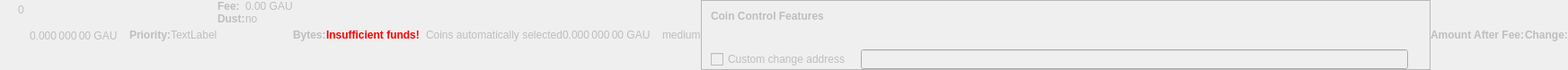
    <widget class="QWidget" name="dummyHideWidget" native="true">
     <property name="enabled">
      <bool>false</bool>
     </property>
     <property name="maximumSize">
      <size>
       <width>100</width>
       <height>22</height>
      </size>
     </property>
     <layout class="QHBoxLayout" name="dummyHideLayout">
      <property name="spacing">
       <number>0</number>
      </property>
      <property name="margin">
       <number>0</number>
      </property>
      <item>
       <layout class="QFormLayout" name="formLayoutCoinControl1">
        <property name="horizontalSpacing">
         <number>10</number>
        </property>
        <property name="verticalSpacing">
         <number>14</number>
        </property>
        <property name="leftMargin">
         <number>10</number>
        </property>
        <property name="topMargin">
         <number>4</number>
        </property>
        <property name="rightMargin">
         <number>6</number>
        </property>
        <item row="0" column="1">
         <widget class="QLabel" name="labelCoinControlBytes">
          <property name="cursor">
           <cursorShape>IBeamCursor</cursorShape>
          </property>
          <property name="contextMenuPolicy">
           <enum>Qt::ActionsContextMenu</enum>
          </property>
          <property name="text">
           <string notr="true">0</string>
          </property>
          <property name="textInteractionFlags">
           <set>Qt::LinksAccessibleByMouse|Qt::TextSelectableByKeyboard|Qt::TextSelectableByMouse</set>
          </property>
         </widget>
        </item>
       </layout>
      </item>
      <item>
       <widget class="QLabel" name="labelCoinControlAfterFee">
        <property name="enabled">
         <bool>false</bool>
        </property>
        <property name="sizePolicy">
         <sizepolicy hsizetype="Fixed" vsizetype="Fixed">
          <horstretch>0</horstretch>
          <verstretch>0</verstretch>
         </sizepolicy>
        </property>
        <property name="minimumSize">
         <size>
          <width>111</width>
          <height>12</height>
         </size>
        </property>
        <property name="maximumSize">
         <size>
          <width>111</width>
          <height>12</height>
         </size>
        </property>
        <property name="cursor">
         <cursorShape>IBeamCursor</cursorShape>
        </property>
        <property name="contextMenuPolicy">
         <enum>Qt::ActionsContextMenu</enum>
        </property>
        <property name="text">
         <string notr="true">0.000 000 00 GAU</string>
        </property>
        <property name="textInteractionFlags">
         <set>Qt::LinksAccessibleByMouse|Qt::TextSelectableByKeyboard|Qt::TextSelectableByMouse</set>
        </property>
       </widget>
      </item>
      <item>
       <widget class="QLabel" name="labelCoinControlPriorityText">
        <property name="enabled">
         <bool>false</bool>
        </property>
        <property name="font">
         <font>
          <weight>75</weight>
          <bold>true</bold>
         </font>
        </property>
        <property name="text">
         <string>Priority:</string>
        </property>
       </widget>
      </item>
      <item>
       <layout class="QHBoxLayout" name="horizontalLayout">
        <item>
         <widget class="QLabel" name="WarningLabel">
          <property name="text">
           <string>TextLabel</string>
          </property>
         </widget>
        </item>
       </layout>
      </item>
      <item>
       <layout class="QFormLayout" name="formLayoutCoinControl3">
        <property name="horizontalSpacing">
         <number>0</number>
        </property>
        <property name="verticalSpacing">
         <number>0</number>
        </property>
        <property name="leftMargin">
         <number>0</number>
        </property>
        <property name="topMargin">
         <number>0</number>
        </property>
        <property name="rightMargin">
         <number>0</number>
        </property>
        <item row="0" column="0">
         <widget class="QLabel" name="labelCoinControlFeeText">
          <property name="enabled">
           <bool>false</bool>
          </property>
          <property name="font">
           <font>
            <weight>75</weight>
            <bold>true</bold>
           </font>
          </property>
          <property name="text">
           <string>Fee:</string>
          </property>
          <property name="margin">
           <number>0</number>
          </property>
         </widget>
        </item>
        <item row="0" column="1">
         <widget class="QLabel" name="labelCoinControlFee">
          <property name="enabled">
           <bool>false</bool>
          </property>
          <property name="cursor">
           <cursorShape>IBeamCursor</cursorShape>
          </property>
          <property name="contextMenuPolicy">
           <enum>Qt::ActionsContextMenu</enum>
          </property>
          <property name="text">
           <string notr="true">0.00 GAU</string>
          </property>
          <property name="textInteractionFlags">
           <set>Qt::LinksAccessibleByMouse|Qt::TextSelectableByKeyboard|Qt::TextSelectableByMouse</set>
          </property>
         </widget>
        </item>
        <item row="1" column="0">
         <widget class="QLabel" name="labelCoinControlLowOutputText">
          <property name="enabled">
           <bool>false</bool>
          </property>
          <property name="font">
           <font>
            <weight>75</weight>
            <bold>true</bold>
           </font>
          </property>
          <property name="text">
           <string>Dust:</string>
          </property>
         </widget>
        </item>
        <item row="1" column="1">
         <widget class="QLabel" name="labelCoinControlLowOutput">
          <property name="enabled">
           <bool>false</bool>
          </property>
          <property name="cursor">
           <cursorShape>IBeamCursor</cursorShape>
          </property>
          <property name="contextMenuPolicy">
           <enum>Qt::ActionsContextMenu</enum>
          </property>
          <property name="text">
           <string>no</string>
          </property>
          <property name="textInteractionFlags">
           <set>Qt::LinksAccessibleByMouse|Qt::TextSelectableByKeyboard|Qt::TextSelectableByMouse</set>
          </property>
         </widget>
        </item>
       </layout>
      </item>
      <item>
       <widget class="QLabel" name="labelCoinControlBytesText">
        <property name="enabled">
         <bool>false</bool>
        </property>
        <property name="font">
         <font>
          <weight>75</weight>
          <bold>true</bold>
         </font>
        </property>
        <property name="text">
         <string>Bytes:</string>
        </property>
       </widget>
      </item>
      <item>
       <layout class="QFormLayout" name="formLayoutCoinControl2">
        <property name="horizontalSpacing">
         <number>0</number>
        </property>
        <property name="verticalSpacing">
         <number>0</number>
        </property>
        <property name="leftMargin">
         <number>0</number>
        </property>
        <property name="topMargin">
         <number>0</number>
        </property>
        <property name="rightMargin">
         <number>0</number>
        </property>
       </layout>
      </item>
      <item>
       <layout class="QHBoxLayout" name="horizontalLayoutCoinControl2">
        <property name="spacing">
         <number>0</number>
        </property>
        <property name="bottomMargin">
         <number>0</number>
        </property>
       </layout>
      </item>
      <item>
       <widget class="QLabel" name="labelCoinControlInsuffFunds">
        <property name="enabled">
         <bool>false</bool>
        </property>
        <property name="minimumSize">
         <size>
          <width>0</width>
          <height>0</height>
         </size>
        </property>
        <property name="font">
         <font>
          <weight>75</weight>
          <bold>true</bold>
         </font>
        </property>
        <property name="styleSheet">
         <string notr="true">color:red;font-weight:bold;</string>
        </property>
        <property name="text">
         <string>Insufficient funds!</string>
        </property>
        <property name="margin">
         <number>5</number>
        </property>
       </widget>
      </item>
      <item>
       <layout class="QFormLayout" name="formLayoutCoinControl4">
        <property name="horizontalSpacing">
         <number>0</number>
        </property>
        <property name="verticalSpacing">
         <number>0</number>
        </property>
        <property name="leftMargin">
         <number>0</number>
        </property>
        <property name="topMargin">
         <number>0</number>
        </property>
        <property name="rightMargin">
         <number>0</number>
        </property>
       </layout>
      </item>
      <item>
       <widget class="QLabel" name="labelCoinControlChangeLabel">
        <property name="enabled">
         <bool>false</bool>
        </property>
        <property name="sizePolicy">
         <sizepolicy hsizetype="Preferred" vsizetype="Expanding">
          <horstretch>0</horstretch>
          <verstretch>0</verstretch>
         </sizepolicy>
        </property>
        <property name="minimumSize">
         <size>
          <width>0</width>
          <height>0</height>
         </size>
        </property>
        <property name="text">
         <string/>
        </property>
        <property name="margin">
         <number>3</number>
        </property>
       </widget>
      </item>
      <item>
       <widget class="QLabel" name="labelCoinControlAutomaticallySelected">
        <property name="enabled">
         <bool>false</bool>
        </property>
        <property name="sizePolicy">
         <sizepolicy hsizetype="Fixed" vsizetype="Fixed">
          <horstretch>0</horstretch>
          <verstretch>0</verstretch>
         </sizepolicy>
        </property>
        <property name="minimumSize">
         <size>
          <width>0</width>
          <height>0</height>
         </size>
        </property>
        <property name="maximumSize">
         <size>
          <width>240</width>
          <height>16777215</height>
         </size>
        </property>
        <property name="text">
         <string>Coins automatically selected</string>
        </property>
        <property name="margin">
         <number>5</number>
        </property>
       </widget>
      </item>
      <item>
       <widget class="QLabel" name="labelCoinControlChange">
        <property name="enabled">
         <bool>false</bool>
        </property>
        <property name="sizePolicy">
         <sizepolicy hsizetype="Fixed" vsizetype="Fixed">
          <horstretch>0</horstretch>
          <verstretch>0</verstretch>
         </sizepolicy>
        </property>
        <property name="minimumSize">
         <size>
          <width>111</width>
          <height>0</height>
         </size>
        </property>
        <property name="maximumSize">
         <size>
          <width>111</width>
          <height>16777215</height>
         </size>
        </property>
        <property name="cursor">
         <cursorShape>IBeamCursor</cursorShape>
        </property>
        <property name="contextMenuPolicy">
         <enum>Qt::ActionsContextMenu</enum>
        </property>
        <property name="text">
         <string notr="true">0.000 000 00 GAU</string>
        </property>
        <property name="textInteractionFlags">
         <set>Qt::LinksAccessibleByMouse|Qt::TextSelectableByKeyboard|Qt::TextSelectableByMouse</set>
        </property>
       </widget>
      </item>
      <item>
       <widget class="QLabel" name="labelCoinControlPriority">
        <property name="enabled">
         <bool>false</bool>
        </property>
        <property name="cursor">
         <cursorShape>IBeamCursor</cursorShape>
        </property>
        <property name="contextMenuPolicy">
         <enum>Qt::ActionsContextMenu</enum>
        </property>
        <property name="text">
         <string>medium</string>
        </property>
        <property name="textInteractionFlags">
         <set>Qt::LinksAccessibleByMouse|Qt::TextSelectableByKeyboard|Qt::TextSelectableByMouse</set>
        </property>
       </widget>
      </item>
      <item>
       <widget class="QFrame" name="frameCoinControl">
        <property name="sizePolicy">
         <sizepolicy hsizetype="Expanding" vsizetype="Expanding">
          <horstretch>0</horstretch>
          <verstretch>0</verstretch>
         </sizepolicy>
        </property>
        <property name="maximumSize">
         <size>
          <width>16777215</width>
          <height>16777215</height>
         </size>
        </property>
        <property name="frameShape">
         <enum>QFrame::StyledPanel</enum>
        </property>
        <property name="frameShadow">
         <enum>QFrame::Sunken</enum>
        </property>
        <layout class="QVBoxLayout" name="verticalLayoutCoinControl2_2">
         <property name="spacing">
          <number>0</number>
         </property>
         <property name="margin">
          <number>0</number>
         </property>
         <item>
          <layout class="QVBoxLayout" name="verticalLayoutCoinControl" stretch="0,0,0,1">
           <property name="spacing">
            <number>0</number>
           </property>
           <property name="leftMargin">
            <number>10</number>
           </property>
           <property name="topMargin">
            <number>10</number>
           </property>
           <item>
            <layout class="QHBoxLayout" name="horizontalLayoutCoinControl1">
             <property name="bottomMargin">
              <number>15</number>
             </property>
             <item>
              <widget class="QLabel" name="labelCoinControlFeatures">
               <property name="enabled">
                <bool>false</bool>
               </property>
               <property name="sizePolicy">
                <sizepolicy hsizetype="Preferred" vsizetype="Maximum">
                 <horstretch>0</horstretch>
                 <verstretch>0</verstretch>
                </sizepolicy>
               </property>
               <property name="font">
                <font>
                 <weight>75</weight>
                 <bold>true</bold>
                </font>
               </property>
               <property name="styleSheet">
                <string notr="true">font-weight:bold;</string>
               </property>
               <property name="text">
                <string>Coin Control Features</string>
               </property>
              </widget>
             </item>
            </layout>
           </item>
           <item>
            <widget class="QWidget" name="widgetCoinControl" native="true">
             <property name="sizePolicy">
              <sizepolicy hsizetype="Preferred" vsizetype="Preferred">
               <horstretch>0</horstretch>
               <verstretch>0</verstretch>
              </sizepolicy>
             </property>
             <property name="minimumSize">
              <size>
               <width>0</width>
               <height>0</height>
              </size>
             </property>
             <property name="styleSheet">
              <string notr="true"/>
             </property>
             <layout class="QHBoxLayout" name="horizontalLayoutCoinControl5_2">
              <property name="margin">
               <number>0</number>
              </property>
              <item>
               <layout class="QHBoxLayout" name="horizontalLayoutCoinControl3">
                <property name="spacing">
                 <number>20</number>
                </property>
                <property name="topMargin">
                 <number>0</number>
                </property>
                <property name="bottomMargin">
                 <number>10</number>
                </property>
               </layout>
              </item>
             </layout>
            </widget>
           </item>
           <item>
            <layout class="QHBoxLayout" name="horizontalLayoutCoinControl4" stretch="0,0,0">
             <property name="spacing">
              <number>12</number>
             </property>
             <property name="sizeConstraint">
              <enum>QLayout::SetDefaultConstraint</enum>
             </property>
             <property name="topMargin">
              <number>5</number>
             </property>
             <property name="rightMargin">
              <number>5</number>
             </property>
             <item>
              <widget class="QCheckBox" name="checkBoxCoinControlChange">
               <property name="enabled">
                <bool>false</bool>
               </property>
               <property name="toolTip">
                <string>If this is activated, but the change address is empty or invalid, change will be sent to a newly generated address.</string>
               </property>
               <property name="text">
                <string>Custom change address</string>
               </property>
              </widget>
             </item>
             <item>
              <widget class="QValidatedLineEdit" name="lineEditCoinControlChange">
               <property name="enabled">
                <bool>false</bool>
               </property>
               <property name="sizePolicy">
                <sizepolicy hsizetype="Expanding" vsizetype="Fixed">
                 <horstretch>0</horstretch>
                 <verstretch>0</verstretch>
                </sizepolicy>
               </property>
              </widget>
             </item>
             <item>
              <widget class="QLabel" name="labelCoinControlChangeLabel_2">
               <property name="sizePolicy">
                <sizepolicy hsizetype="Preferred" vsizetype="Expanding">
                 <horstretch>0</horstretch>
                 <verstretch>0</verstretch>
                </sizepolicy>
               </property>
               <property name="minimumSize">
                <size>
                 <width>0</width>
                 <height>0</height>
                </size>
               </property>
               <property name="text">
                <string/>
               </property>
               <property name="margin">
                <number>3</number>
               </property>
              </widget>
             </item>
            </layout>
           </item>
           <item>
            <spacer name="verticalSpacerCoinControl">
             <property name="orientation">
              <enum>Qt::Vertical</enum>
             </property>
             <property name="sizeHint" stdset="0">
              <size>
               <width>800</width>
               <height>1</height>
              </size>
             </property>
            </spacer>
           </item>
          </layout>
         </item>
        </layout>
       </widget>
      </item>
      <item>
       <widget class="QLabel" name="labelCoinControlAfterFeeText">
        <property name="enabled">
         <bool>false</bool>
        </property>
        <property name="minimumSize">
         <size>
          <width>0</width>
          <height>0</height>
         </size>
        </property>
        <property name="maximumSize">
         <size>
          <width>16777215</width>
          <height>16777215</height>
         </size>
        </property>
        <property name="font">
         <font>
          <weight>75</weight>
          <bold>true</bold>
         </font>
        </property>
        <property name="text">
         <string>Amount After Fee:</string>
        </property>
        <property name="alignment">
         <set>Qt::AlignLeading|Qt::AlignLeft|Qt::AlignVCenter</set>
        </property>
        <property name="margin">
         <number>0</number>
        </property>
       </widget>
      </item>
      <item>
       <widget class="QLabel" name="labelCoinControlChangeText">
        <property name="enabled">
         <bool>false</bool>
        </property>
        <property name="sizePolicy">
         <sizepolicy hsizetype="Preferred" vsizetype="Preferred">
          <horstretch>0</horstretch>
          <verstretch>0</verstretch>
         </sizepolicy>
        </property>
        <property name="minimumSize">
         <size>
          <width>0</width>
          <height>0</height>
         </size>
        </property>
        <property name="maximumSize">
         <size>
          <width>16777215</width>
          <height>16777215</height>
         </size>
        </property>
        <property name="font">
         <font>
          <weight>75</weight>
          <bold>true</bold>
         </font>
        </property>
        <property name="text">
         <string>Change:</string>
        </property>
        <property name="alignment">
         <set>Qt::AlignLeading|Qt::AlignLeft|Qt::AlignVCenter</set>
        </property>
       </widget>
      </item>
     </layout>
    </widget>
